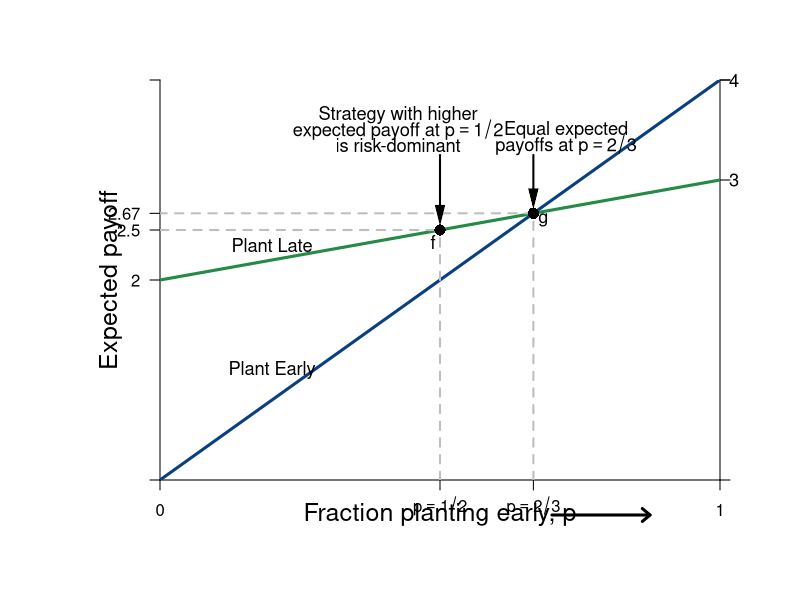

This chart was generated by the following R code:
#Graph Designer: Simon Halliday
#Authors: Bowles, Foley and Halliday
#Title: Coordination, Conflict and Competition: A Text in Microeconomics
library(shape)
pdf(file = "risk/palanpur_risk_dom.pdf", width = 10, height = 8)

#Set parameters for graphics
axislabelsize <- 1.5
labelsize <- 1.1
graphlinewidth <- 3
segmentlinewidth <- 2

COL <- c("#7fc97f", "#beaed4", "#fdc086", "#ffff99", "#386cb0", "#f0027f", "#bf5b17", "#666666")
COLA <- c("#e0f3db", "#99d8c9","#66c2a4","#41ae76", "#238b45", "#005824")
COLB <- c("#4eb3d3", "#2b8cbe", "#0868ac","#084081")

#Edited the margins to cater for the larger LHS labels
par(mar =  c(6, 8, 4, 4))

#proportion of wealth functions

expected_late <- function(x){
  20 + 0.25*x
}

expected_early <- function(x){
  x
}


#Add limits on axes and levels of utility for each function 
ylims <- c(0, 40)
xlims <- c(0, 40)

npts <- 501 
x <- seq(xlims[1], xlims[2], length.out = npts)
y <- seq(ylims[1], ylims[2], length.out = npts) 

plot(0, 0, xlim = xlims, ylim = ylims, type = "n",
     xlab = expression(paste("")),
     ylab = expression(paste("")), 
     xaxt = "n", 
     yaxt = "n", 
     cex.lab = axislabelsize, 
     bty = "n", 
     xaxs="i", 
     yaxs="i"
)

#x and y limits with plain axes without ticks/numbers to match previous graph; y axes on both sides

ticksx <- c(0, 20, 26.67, 40)
xlabels <- c(0, expression(paste(p == 1/2)),expression(paste(p == 2/3)), 1)
ticksy <- c(ylims[1], 20, expected_late(20), expected_late(26.67), ylims[2])
ylabels <- c(NA, 2, 2.5, 2.67, NA)
ticksy2 <- c(ylims[1], 30, 40, ylims[2])
ylabels2 <- seq(from = 0, to = ylims[2], by = 10)


axis(1, at = ticksx,  pos = 0, labels = xlabels)
axis(2, at = ticksy,  pos = 0, labels = ylabels, las = 1)
axis(4, at = ticksy2, pos = xlims[2], labels = FALSE,las=1)


npts <- 503 
xx1 <- seq(xlims[1], xlims[2], length.out = npts)
xx2 <- seq(0, xlims[2], length.out = npts)
xx3 <- seq(xlims[1], 0, length.out = npts)
xx4 <- seq(-11, 0, length.out = npts)

#Axis labels and draw linear utility functions
text(xlims[2]*0.5, -3.5, expression(paste("Fraction planting early, p")), xpd = TRUE, cex = axislabelsize)
text(-3.5, 0.5*ylims[2], expression(paste("Expected payoff")), xpd = TRUE, cex = axislabelsize, srt = 90) 


text(41, ylims[2], expression(paste(4)), xpd = TRUE, cex = labelsize) 
text(41, 0.75*ylims[2], expression(paste(3)), xpd = TRUE, cex = labelsize) 

lines(xx1, expected_early(xx1), col = COLB[4], lwd = graphlinewidth)
lines(xx1, expected_late(xx1), col = COLA[5], lwd = graphlinewidth)

#Label points on line

text(20 - 0.5, expected_late(20) - 1.2, expression(paste("f")), cex = labelsize)
segments(20, 0, 20, expected_late(20), lty = 2, col = "gray", lwd = segmentlinewidth)
segments(0, expected_late(20), 20, expected_late(20), lty = 2, col = "gray", lwd = segmentlinewidth)
points(20, expected_late(20), pch = 16, col = "black", cex = 1.5)

text(26.67 + 0.7, expected_early(26.67) - 0.7, expression(paste("g")), cex = labelsize)
segments(26.67, expected_early(26.67), 0, expected_early(26.67), lty = 2, col = "gray", lwd = segmentlinewidth)
segments(26.67, 0, expected_early(26.67), 26.67, lty = 2, col = "gray", lwd = segmentlinewidth)
points(26.67, expected_early(26.67), pch = 16, col = "black", cex = 1.5)

# text(33 + 0.7, 7 + 0.7, expression(paste("h")), cex = labelsize)
# segments(33, 7, 0, 7, lty = 2, col = "gray", lwd = segmentlinewidth)
# points(33, 7, pch = 16, col = "black", cex = 1.5)


#Label relevant points on axes
text(8, 23.5, expression(paste("Plant Late")), xpd = TRUE, cex = labelsize)
text(8, 11, expression(paste("Plant Early")),  xpd = TRUE, cex = labelsize)

#Axis arrow
arrows(28, -3.5, 35, -3.5, xpd = TRUE, length=0.1,angle=40,lwd=3)

#Risk Dominant Strategy
text(17, 36.5, expression(paste("Strategy with higher")), xpd = TRUE, cex = labelsize)
text(17, 35, expression(paste("expected payoff at ", p == 1/2)), xpd = TRUE, cex = labelsize)
text(17, 33.5, expression(paste("is risk-dominant")), xpd = TRUE, cex = labelsize)
Arrows(20, 32.5, 20, expected_late(20) + 1.5, col = "black", lty = 1, lwd = 2, code = 2, arr.type = "triangle", arr.lwd = 0.5)

#Equal expected payoffs
text(29, 35, expression(paste("Equal expected")), xpd = TRUE, cex = labelsize)
text(29, 33.5, expression(paste("payoffs at ", p == 2/3)), xpd = TRUE, cex = labelsize)
Arrows(26.67, 32.5, 26.67, expected_late(26.67) + 1.5, col = "black", lty = 1, lwd = 2, code = 2, arr.type = "triangle", arr.lwd = 0.5)


dev.off()
